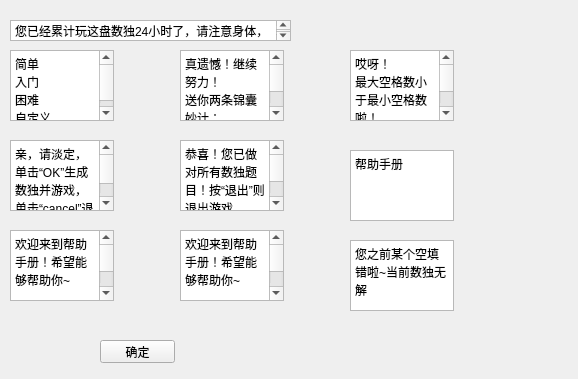
<?xml version="1.0" encoding="UTF-8"?>
<ui version="4.0">
 <class>Form</class>
 <widget class="QWidget" name="Form">
  <property name="geometry">
   <rect>
    <x>0</x>
    <y>0</y>
    <width>578</width>
    <height>379</height>
   </rect>
  </property>
  <property name="windowTitle">
   <string>提示消息</string>
  </property>
  <widget class="QPushButton" name="okButton">
   <property name="geometry">
    <rect>
     <x>100</x>
     <y>340</y>
     <width>75</width>
     <height>23</height>
    </rect>
   </property>
   <property name="text">
    <string>确定</string>
   </property>
  </widget>
  <widget class="QTextEdit" name="message">
   <property name="geometry">
    <rect>
     <x>10</x>
     <y>20</y>
     <width>281</width>
     <height>21</height>
    </rect>
   </property>
   <property name="readOnly">
    <bool>true</bool>
   </property>
   <property name="html">
    <string>&lt;!DOCTYPE HTML PUBLIC &quot;-//W3C//DTD HTML 4.0//EN&quot; &quot;http://www.w3.org/TR/REC-html40/strict.dtd&quot;&gt;
&lt;html&gt;&lt;head&gt;&lt;meta name=&quot;qrichtext&quot; content=&quot;1&quot; /&gt;&lt;style type=&quot;text/css&quot;&gt;
p, li { white-space: pre-wrap; }
&lt;/style&gt;&lt;/head&gt;&lt;body style=&quot; font-family:'SimSun'; font-size:9pt; font-weight:400; font-style:normal;&quot;&gt;
&lt;p style=&quot; margin-top:0px; margin-bottom:0px; margin-left:0px; margin-right:0px; -qt-block-indent:0; text-indent:0px;&quot;&gt;您已经累计玩这盘数独24小时了，请注意身体，健康游戏，如果您成功闯过此关，您的成绩将被记为23：59：59，继续加油哦~&lt;/p&gt;&lt;/body&gt;&lt;/html&gt;</string>
   </property>
  </widget>
  <widget class="QTextEdit" name="textEdit">
   <property name="geometry">
    <rect>
     <x>10</x>
     <y>50</y>
     <width>104</width>
     <height>71</height>
    </rect>
   </property>
   <property name="html">
    <string>&lt;!DOCTYPE HTML PUBLIC &quot;-//W3C//DTD HTML 4.0//EN&quot; &quot;http://www.w3.org/TR/REC-html40/strict.dtd&quot;&gt;
&lt;html&gt;&lt;head&gt;&lt;meta name=&quot;qrichtext&quot; content=&quot;1&quot; /&gt;&lt;style type=&quot;text/css&quot;&gt;
p, li { white-space: pre-wrap; }
&lt;/style&gt;&lt;/head&gt;&lt;body style=&quot; font-family:'SimSun'; font-size:9pt; font-weight:400; font-style:normal;&quot;&gt;
&lt;p style=&quot; margin-top:0px; margin-bottom:0px; margin-left:0px; margin-right:0px; -qt-block-indent:0; text-indent:0px;&quot;&gt;简单&lt;/p&gt;
&lt;p style=&quot; margin-top:0px; margin-bottom:0px; margin-left:0px; margin-right:0px; -qt-block-indent:0; text-indent:0px;&quot;&gt;入门&lt;/p&gt;
&lt;p style=&quot; margin-top:0px; margin-bottom:0px; margin-left:0px; margin-right:0px; -qt-block-indent:0; text-indent:0px;&quot;&gt;困难&lt;/p&gt;
&lt;p style=&quot; margin-top:0px; margin-bottom:0px; margin-left:0px; margin-right:0px; -qt-block-indent:0; text-indent:0px;&quot;&gt;自定义&lt;/p&gt;&lt;/body&gt;&lt;/html&gt;</string>
   </property>
  </widget>
  <widget class="QTextEdit" name="textEdit_2">
   <property name="geometry">
    <rect>
     <x>180</x>
     <y>50</y>
     <width>104</width>
     <height>71</height>
    </rect>
   </property>
   <property name="html">
    <string>&lt;!DOCTYPE HTML PUBLIC &quot;-//W3C//DTD HTML 4.0//EN&quot; &quot;http://www.w3.org/TR/REC-html40/strict.dtd&quot;&gt;
&lt;html&gt;&lt;head&gt;&lt;meta name=&quot;qrichtext&quot; content=&quot;1&quot; /&gt;&lt;style type=&quot;text/css&quot;&gt;
p, li { white-space: pre-wrap; }
&lt;/style&gt;&lt;/head&gt;&lt;body style=&quot; font-family:'SimSun'; font-size:9pt; font-weight:400; font-style:normal;&quot;&gt;
&lt;p style=&quot; margin-top:0px; margin-bottom:0px; margin-left:0px; margin-right:0px; -qt-block-indent:0; text-indent:0px;&quot;&gt;真遗憾！继续努力！&lt;/p&gt;
&lt;p style=&quot; margin-top:0px; margin-bottom:0px; margin-left:0px; margin-right:0px; -qt-block-indent:0; text-indent:0px;&quot;&gt;送你两条锦囊妙计：&lt;/p&gt;
&lt;p style=&quot; margin-top:0px; margin-bottom:0px; margin-left:0px; margin-right:0px; -qt-block-indent:0; text-indent:0px;&quot;&gt;1.填满所有空格&lt;/p&gt;
&lt;p style=&quot; margin-top:0px; margin-bottom:0px; margin-left:0px; margin-right:0px; -qt-block-indent:0; text-indent:0px;&quot;&gt;2.消除红色数字&lt;/p&gt;&lt;/body&gt;&lt;/html&gt;</string>
   </property>
  </widget>
  <widget class="QTextEdit" name="textEdit_3">
   <property name="geometry">
    <rect>
     <x>10</x>
     <y>140</y>
     <width>104</width>
     <height>71</height>
    </rect>
   </property>
   <property name="html">
    <string>&lt;!DOCTYPE HTML PUBLIC &quot;-//W3C//DTD HTML 4.0//EN&quot; &quot;http://www.w3.org/TR/REC-html40/strict.dtd&quot;&gt;
&lt;html&gt;&lt;head&gt;&lt;meta name=&quot;qrichtext&quot; content=&quot;1&quot; /&gt;&lt;style type=&quot;text/css&quot;&gt;
p, li { white-space: pre-wrap; }
&lt;/style&gt;&lt;/head&gt;&lt;body style=&quot; font-family:'SimSun'; font-size:9pt; font-weight:400; font-style:normal;&quot;&gt;
&lt;p style=&quot; margin-top:0px; margin-bottom:0px; margin-left:0px; margin-right:0px; -qt-block-indent:0; text-indent:0px;&quot;&gt;亲，请淡定，单击“OK”生成数独并游戏，单击“cancel”退出。&lt;/p&gt;&lt;/body&gt;&lt;/html&gt;</string>
   </property>
  </widget>
  <widget class="QTextEdit" name="textEdit_4">
   <property name="geometry">
    <rect>
     <x>180</x>
     <y>140</y>
     <width>104</width>
     <height>71</height>
    </rect>
   </property>
   <property name="html">
    <string>&lt;!DOCTYPE HTML PUBLIC &quot;-//W3C//DTD HTML 4.0//EN&quot; &quot;http://www.w3.org/TR/REC-html40/strict.dtd&quot;&gt;
&lt;html&gt;&lt;head&gt;&lt;meta name=&quot;qrichtext&quot; content=&quot;1&quot; /&gt;&lt;style type=&quot;text/css&quot;&gt;
p, li { white-space: pre-wrap; }
&lt;/style&gt;&lt;/head&gt;&lt;body style=&quot; font-family:'SimSun'; font-size:9pt; font-weight:400; font-style:normal;&quot;&gt;
&lt;p style=&quot; margin-top:0px; margin-bottom:0px; margin-left:0px; margin-right:0px; -qt-block-indent:0; text-indent:0px;&quot;&gt;恭喜！您已做对所有数独题目！按“退出”则退出游戏，按“再玩一组”则重新生成数独题目&lt;/p&gt;&lt;/body&gt;&lt;/html&gt;</string>
   </property>
  </widget>
  <widget class="QTextEdit" name="textEdit_5">
   <property name="geometry">
    <rect>
     <x>10</x>
     <y>230</y>
     <width>104</width>
     <height>71</height>
    </rect>
   </property>
   <property name="html">
    <string>&lt;!DOCTYPE HTML PUBLIC &quot;-//W3C//DTD HTML 4.0//EN&quot; &quot;http://www.w3.org/TR/REC-html40/strict.dtd&quot;&gt;
&lt;html&gt;&lt;head&gt;&lt;meta name=&quot;qrichtext&quot; content=&quot;1&quot; /&gt;&lt;style type=&quot;text/css&quot;&gt;
p, li { white-space: pre-wrap; }
&lt;/style&gt;&lt;/head&gt;&lt;body style=&quot; font-family:'SimSun'; font-size:9pt; font-weight:400; font-style:normal;&quot;&gt;
&lt;p style=&quot; margin-top:0px; margin-bottom:0px; margin-left:0px; margin-right:0px; -qt-block-indent:0; text-indent:0px;&quot;&gt;欢迎来到帮助手册！希望能够帮助你~&lt;/p&gt;
&lt;p style=&quot;-qt-paragraph-type:empty; margin-top:0px; margin-bottom:0px; margin-left:0px; margin-right:0px; -qt-block-indent:0; text-indent:0px;&quot;&gt;&lt;br /&gt;&lt;/p&gt;
&lt;p style=&quot; margin-top:0px; margin-bottom:0px; margin-left:0px; margin-right:0px; -qt-block-indent:0; text-indent:0px;&quot;&gt;    1.当您想玩上一关时，请单击“上一关”(快捷键F1)，更换至上一题。&lt;/p&gt;
&lt;p style=&quot; margin-top:0px; margin-bottom:0px; margin-left:0px; margin-right:0px; -qt-block-indent:0; text-indent:0px;&quot;&gt;    2.当您想玩下一关时，请单击“下一关”(快捷键F2)，更换至下一题。&lt;/p&gt;
&lt;p style=&quot; margin-top:0px; margin-bottom:0px; margin-left:0px; margin-right:0px; -qt-block-indent:0; text-indent:0px;&quot;&gt;    3.当您想玩某一关时，也可以手动选关：在右侧输入框(快捷键F3)中输入关卡编号，然后单击“跳转”(快捷键F4)。&lt;/p&gt;
&lt;p style=&quot; margin-top:0px; margin-bottom:0px; margin-left:0px; margin-right:0px; -qt-block-indent:0; text-indent:0px;&quot;&gt;    4.当您遇到困难时，请使用鼠标右键单击为您带来困难的空格，系统将提示您该空格的内容。&lt;/p&gt;
&lt;p style=&quot; margin-top:0px; margin-bottom:0px; margin-left:0px; margin-right:0px; -qt-block-indent:0; text-indent:0px;&quot;&gt;    5.当您完成游戏时，请单击“完成”(快捷键F6)，应用将为您检查结果。&lt;/p&gt;
&lt;p style=&quot; margin-top:0px; margin-bottom:0px; margin-left:0px; margin-right:0px; -qt-block-indent:0; text-indent:0px;&quot;&gt;    6.如果您希望再玩一组数独游戏，请单击“再玩一组”(快捷键F7)，接下来您将可以重新选择游戏模式和关卡数。&lt;/p&gt;
&lt;p style=&quot; margin-top:0px; margin-bottom:0px; margin-left:0px; margin-right:0px; -qt-block-indent:0; text-indent:0px;&quot;&gt;    7.暂停/继续游戏请单击“暂停游戏”(快捷键F8)/“继续游戏”(快捷键F9)按钮。&lt;/p&gt;
&lt;p style=&quot; margin-top:0px; margin-bottom:0px; margin-left:0px; margin-right:0px; -qt-block-indent:0; text-indent:0px;&quot;&gt;    8.查看本帮助手册快捷键为F10&lt;/p&gt;
&lt;p style=&quot;-qt-paragraph-type:empty; margin-top:0px; margin-bottom:0px; margin-left:0px; margin-right:0px; -qt-block-indent:0; text-indent:0px;&quot;&gt;&lt;br /&gt;&lt;/p&gt;
&lt;p style=&quot; margin-top:0px; margin-bottom:0px; margin-left:0px; margin-right:0px; -qt-block-indent:0; text-indent:0px;&quot;&gt;友情提示：每一关的难度都是一样的哦~&lt;/p&gt;&lt;/body&gt;&lt;/html&gt;</string>
   </property>
  </widget>
  <widget class="QTextEdit" name="textEdit_6">
   <property name="geometry">
    <rect>
     <x>180</x>
     <y>230</y>
     <width>104</width>
     <height>71</height>
    </rect>
   </property>
   <property name="html">
    <string>&lt;!DOCTYPE HTML PUBLIC &quot;-//W3C//DTD HTML 4.0//EN&quot; &quot;http://www.w3.org/TR/REC-html40/strict.dtd&quot;&gt;
&lt;html&gt;&lt;head&gt;&lt;meta name=&quot;qrichtext&quot; content=&quot;1&quot; /&gt;&lt;style type=&quot;text/css&quot;&gt;
p, li { white-space: pre-wrap; }
&lt;/style&gt;&lt;/head&gt;&lt;body style=&quot; font-family:'SimSun'; font-size:9pt; font-weight:400; font-style:normal;&quot;&gt;
&lt;p style=&quot; margin-top:0px; margin-bottom:0px; margin-left:0px; margin-right:0px; -qt-block-indent:0; text-indent:0px;&quot;&gt;欢迎来到帮助手册！希望能够帮助你~&lt;/p&gt;
&lt;p style=&quot;-qt-paragraph-type:empty; margin-top:0px; margin-bottom:0px; margin-left:0px; margin-right:0px; -qt-block-indent:0; text-indent:0px;&quot;&gt;&lt;br /&gt;&lt;/p&gt;
&lt;p style=&quot; margin-top:0px; margin-bottom:0px; margin-left:0px; margin-right:0px; -qt-block-indent:0; text-indent:0px;&quot;&gt;    1.请在编辑框内输入您想玩的数独局数，也就是关卡数，默认为1&lt;/p&gt;
&lt;p style=&quot; margin-top:0px; margin-bottom:0px; margin-left:0px; margin-right:0px; -qt-block-indent:0; text-indent:0px;&quot;&gt;    2.请选择游戏难度：简单/入门/困难/自定义，默认模式为自定义&lt;/p&gt;
&lt;p style=&quot; margin-top:0px; margin-bottom:0px; margin-left:0px; margin-right:0px; -qt-block-indent:0; text-indent:0px;&quot;&gt;    3.如果模式为自定义，则后三行的内容是可选的。&lt;/p&gt;
&lt;p style=&quot; margin-top:0px; margin-bottom:0px; margin-left:0px; margin-right:0px; -qt-block-indent:0; text-indent:0px;&quot;&gt;    4.拖动上面的滑块，选择数独题目最少有几个空。最少20个，最多55个，默认最少。&lt;/p&gt;
&lt;p style=&quot; margin-top:0px; margin-bottom:0px; margin-left:0px; margin-right:0px; -qt-block-indent:0; text-indent:0px;&quot;&gt;    5.拖动下面的滑块，选择数独题目最多有几个空。最少20个，最多55个，默认最少。&lt;/p&gt;
&lt;p style=&quot; margin-top:0px; margin-bottom:0px; margin-left:0px; margin-right:0px; -qt-block-indent:0; text-indent:0px;&quot;&gt;    6.请注意，最大空格数不能小于最小空格数哦。&lt;/p&gt;
&lt;p style=&quot; margin-top:0px; margin-bottom:0px; margin-left:0px; margin-right:0px; -qt-block-indent:0; text-indent:0px;&quot;&gt;    7.如果您想玩只有唯一解的数独游戏，请勾选最下面的框框~&lt;/p&gt;
&lt;p style=&quot;-qt-paragraph-type:empty; margin-top:0px; margin-bottom:0px; margin-left:0px; margin-right:0px; -qt-block-indent:0; text-indent:0px;&quot;&gt;&lt;br /&gt;&lt;/p&gt;
&lt;p style=&quot; margin-top:0px; margin-bottom:0px; margin-left:0px; margin-right:0px; -qt-block-indent:0; text-indent:0px;&quot;&gt;友情提示：生成数独题目耗时较长，请耐心等待~&lt;/p&gt;&lt;/body&gt;&lt;/html&gt;</string>
   </property>
  </widget>
  <widget class="QTextEdit" name="textEdit_7">
   <property name="geometry">
    <rect>
     <x>350</x>
     <y>50</y>
     <width>104</width>
     <height>71</height>
    </rect>
   </property>
   <property name="html">
    <string>&lt;!DOCTYPE HTML PUBLIC &quot;-//W3C//DTD HTML 4.0//EN&quot; &quot;http://www.w3.org/TR/REC-html40/strict.dtd&quot;&gt;
&lt;html&gt;&lt;head&gt;&lt;meta name=&quot;qrichtext&quot; content=&quot;1&quot; /&gt;&lt;style type=&quot;text/css&quot;&gt;
p, li { white-space: pre-wrap; }
&lt;/style&gt;&lt;/head&gt;&lt;body style=&quot; font-family:'SimSun'; font-size:9pt; font-weight:400; font-style:normal;&quot;&gt;
&lt;p style=&quot; margin-top:0px; margin-bottom:0px; margin-left:0px; margin-right:0px; -qt-block-indent:0; text-indent:0px;&quot;&gt;哎呀！&lt;/p&gt;
&lt;p style=&quot; margin-top:0px; margin-bottom:0px; margin-left:0px; margin-right:0px; -qt-block-indent:0; text-indent:0px;&quot;&gt;最大空格数小于最小空格数啦！&lt;/p&gt;
&lt;p style=&quot; margin-top:0px; margin-bottom:0px; margin-left:0px; margin-right:0px; -qt-block-indent:0; text-indent:0px;&quot;&gt;请重新选择最小空格数和最大空格数，要让最大空格数不小于最小空格数哦~&lt;/p&gt;&lt;/body&gt;&lt;/html&gt;</string>
   </property>
  </widget>
  <widget class="QTextEdit" name="textEdit_8">
   <property name="geometry">
    <rect>
     <x>350</x>
     <y>150</y>
     <width>104</width>
     <height>71</height>
    </rect>
   </property>
   <property name="html">
    <string>&lt;!DOCTYPE HTML PUBLIC &quot;-//W3C//DTD HTML 4.0//EN&quot; &quot;http://www.w3.org/TR/REC-html40/strict.dtd&quot;&gt;
&lt;html&gt;&lt;head&gt;&lt;meta name=&quot;qrichtext&quot; content=&quot;1&quot; /&gt;&lt;style type=&quot;text/css&quot;&gt;
p, li { white-space: pre-wrap; }
&lt;/style&gt;&lt;/head&gt;&lt;body style=&quot; font-family:'SimSun'; font-size:9pt; font-weight:400; font-style:normal;&quot;&gt;
&lt;p style=&quot; margin-top:0px; margin-bottom:0px; margin-left:0px; margin-right:0px; -qt-block-indent:0; text-indent:0px;&quot;&gt;帮助手册&lt;/p&gt;&lt;/body&gt;&lt;/html&gt;</string>
   </property>
  </widget>
  <widget class="QTextEdit" name="textEdit_9">
   <property name="geometry">
    <rect>
     <x>350</x>
     <y>240</y>
     <width>104</width>
     <height>71</height>
    </rect>
   </property>
   <property name="html">
    <string>&lt;!DOCTYPE HTML PUBLIC &quot;-//W3C//DTD HTML 4.0//EN&quot; &quot;http://www.w3.org/TR/REC-html40/strict.dtd&quot;&gt;
&lt;html&gt;&lt;head&gt;&lt;meta name=&quot;qrichtext&quot; content=&quot;1&quot; /&gt;&lt;style type=&quot;text/css&quot;&gt;
p, li { white-space: pre-wrap; }
&lt;/style&gt;&lt;/head&gt;&lt;body style=&quot; font-family:'SimSun'; font-size:9pt; font-weight:400; font-style:normal;&quot;&gt;
&lt;p style=&quot; margin-top:0px; margin-bottom:0px; margin-left:0px; margin-right:0px; -qt-block-indent:0; text-indent:0px;&quot;&gt;您之前某个空填错啦~当前数独无解&lt;/p&gt;&lt;/body&gt;&lt;/html&gt;</string>
   </property>
  </widget>
 </widget>
 <resources/>
 <connections>
  <connection>
   <sender>okButton</sender>
   <signal>clicked()</signal>
   <receiver>Form</receiver>
   <slot>close()</slot>
   <hints>
    <hint type="sourcelabel">
     <x>137</x>
     <y>131</y>
    </hint>
    <hint type="destinationlabel">
     <x>149</x>
     <y>80</y>
    </hint>
   </hints>
  </connection>
 </connections>
</ui>
